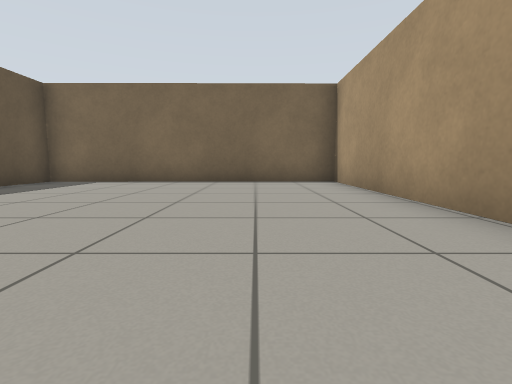
[1] (above)

12 first-person views from a walk through a Gazebo world. The camera is 0.5 m above the floor, tilts 6° down and sees 85° across. The floor is counted in squares, 1 m on a side. Each view is taken from the middle of a square. On the plan, view 1 faces up. The plan holds only what a view shows up to about 9 squares ahead; the rest is blank. The place goes on beyond the plan.

[2]
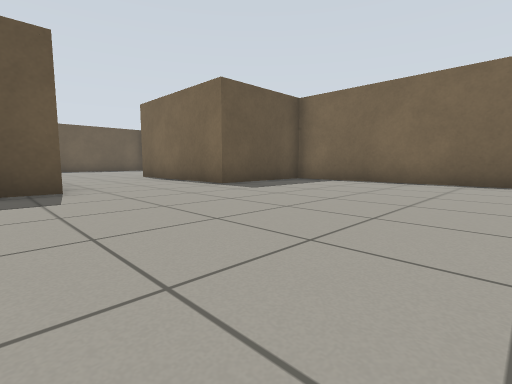

[3]
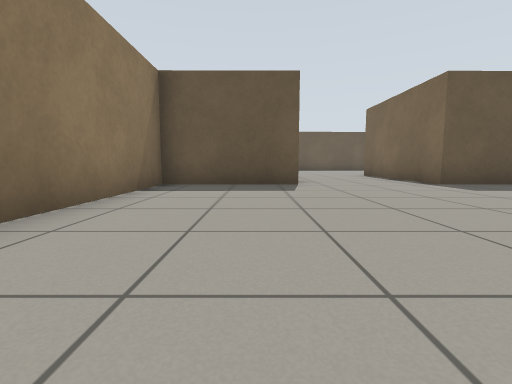

[4]
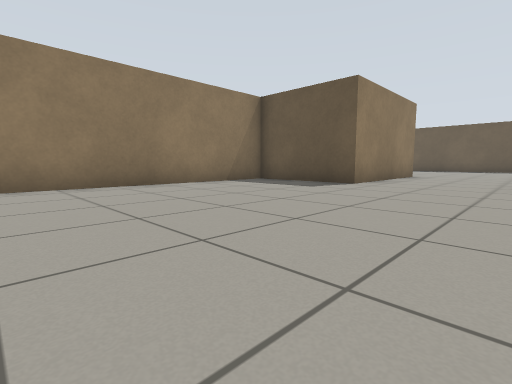

[5]
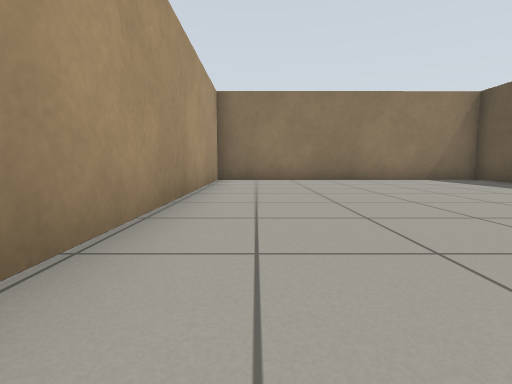

[6]
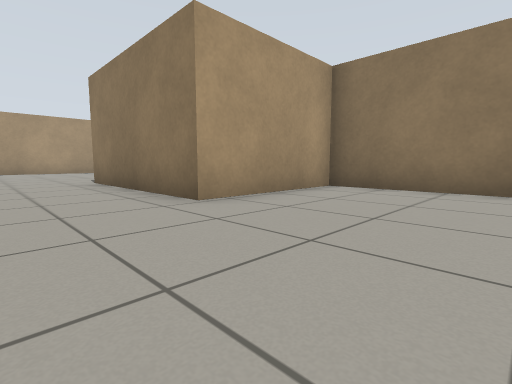

[7]
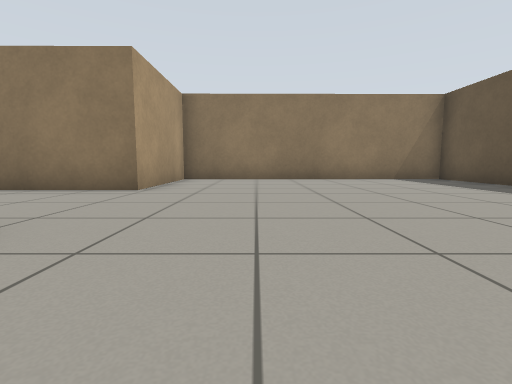

[8]
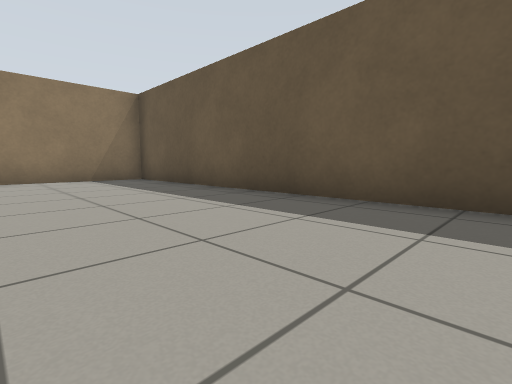

[9]
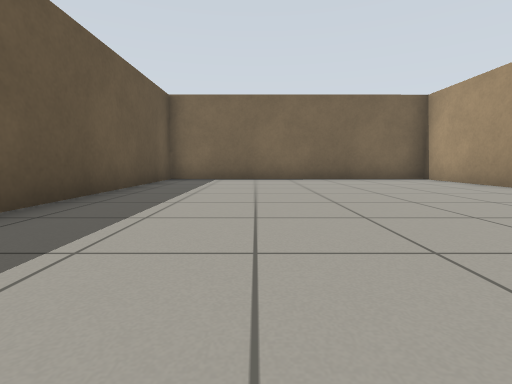

[10]
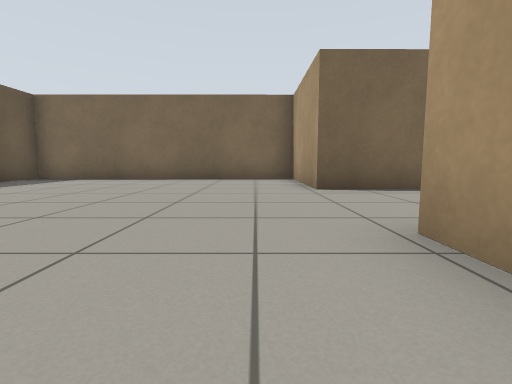

[11]
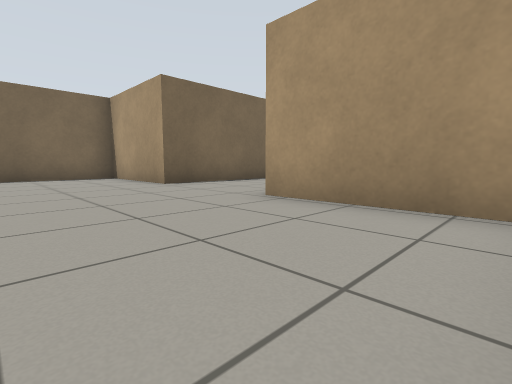

[12]
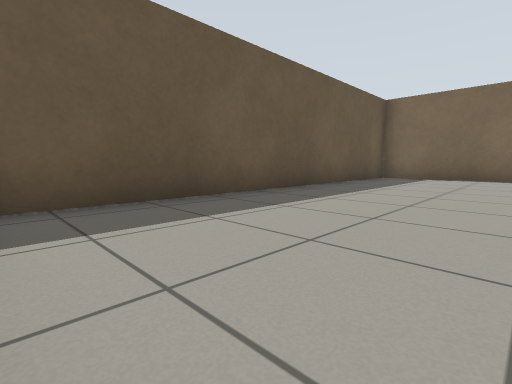

### Floor plan
Ten units are one square. View 1 is at (0, 0); x grows to the right and y downward. Boxes are objects, and circles mark ways between rooms. Rooms are numbered by the first view taken in them; rooms with no view inside come last. Other rooms are left out.
<svg viewBox="-181 -80 207 109">
<path fill="none" stroke="#000" d="M-99 -9 -54 -10 -53 21 21 21 21 -74 -54 -73 -54 -42 -99 -42M-99 -42 -99 -75 -176 -75 -175 24 -98 24 -99 -9"/>
<circle cx="-105" cy="-25" r="3" fill="#2a7"/>
<text x="-30" y="-30">1</text>
<text x="-140" y="-30">2</text>
</svg>
Room 1 opens to room 2.

Where each view was taken, in squares from view 1:
view 1: 0 up, 0 right, facing up
view 2: 0 up, 0 right, facing up-left
view 3: 0 up, 1 right, facing left
view 4: 4 up, 1 right, facing down-left
view 5: 6 up, 1 right, facing down
view 6: 3 up, 13 left, facing down-right
view 7: 6 up, 12 left, facing down
view 8: 6 up, 14 left, facing down-left
view 9: 1 down, 15 left, facing up
view 10: 1 down, 11 left, facing up
view 11: 2 down, 13 left, facing up-right
view 12: 2 down, 14 left, facing up-left
